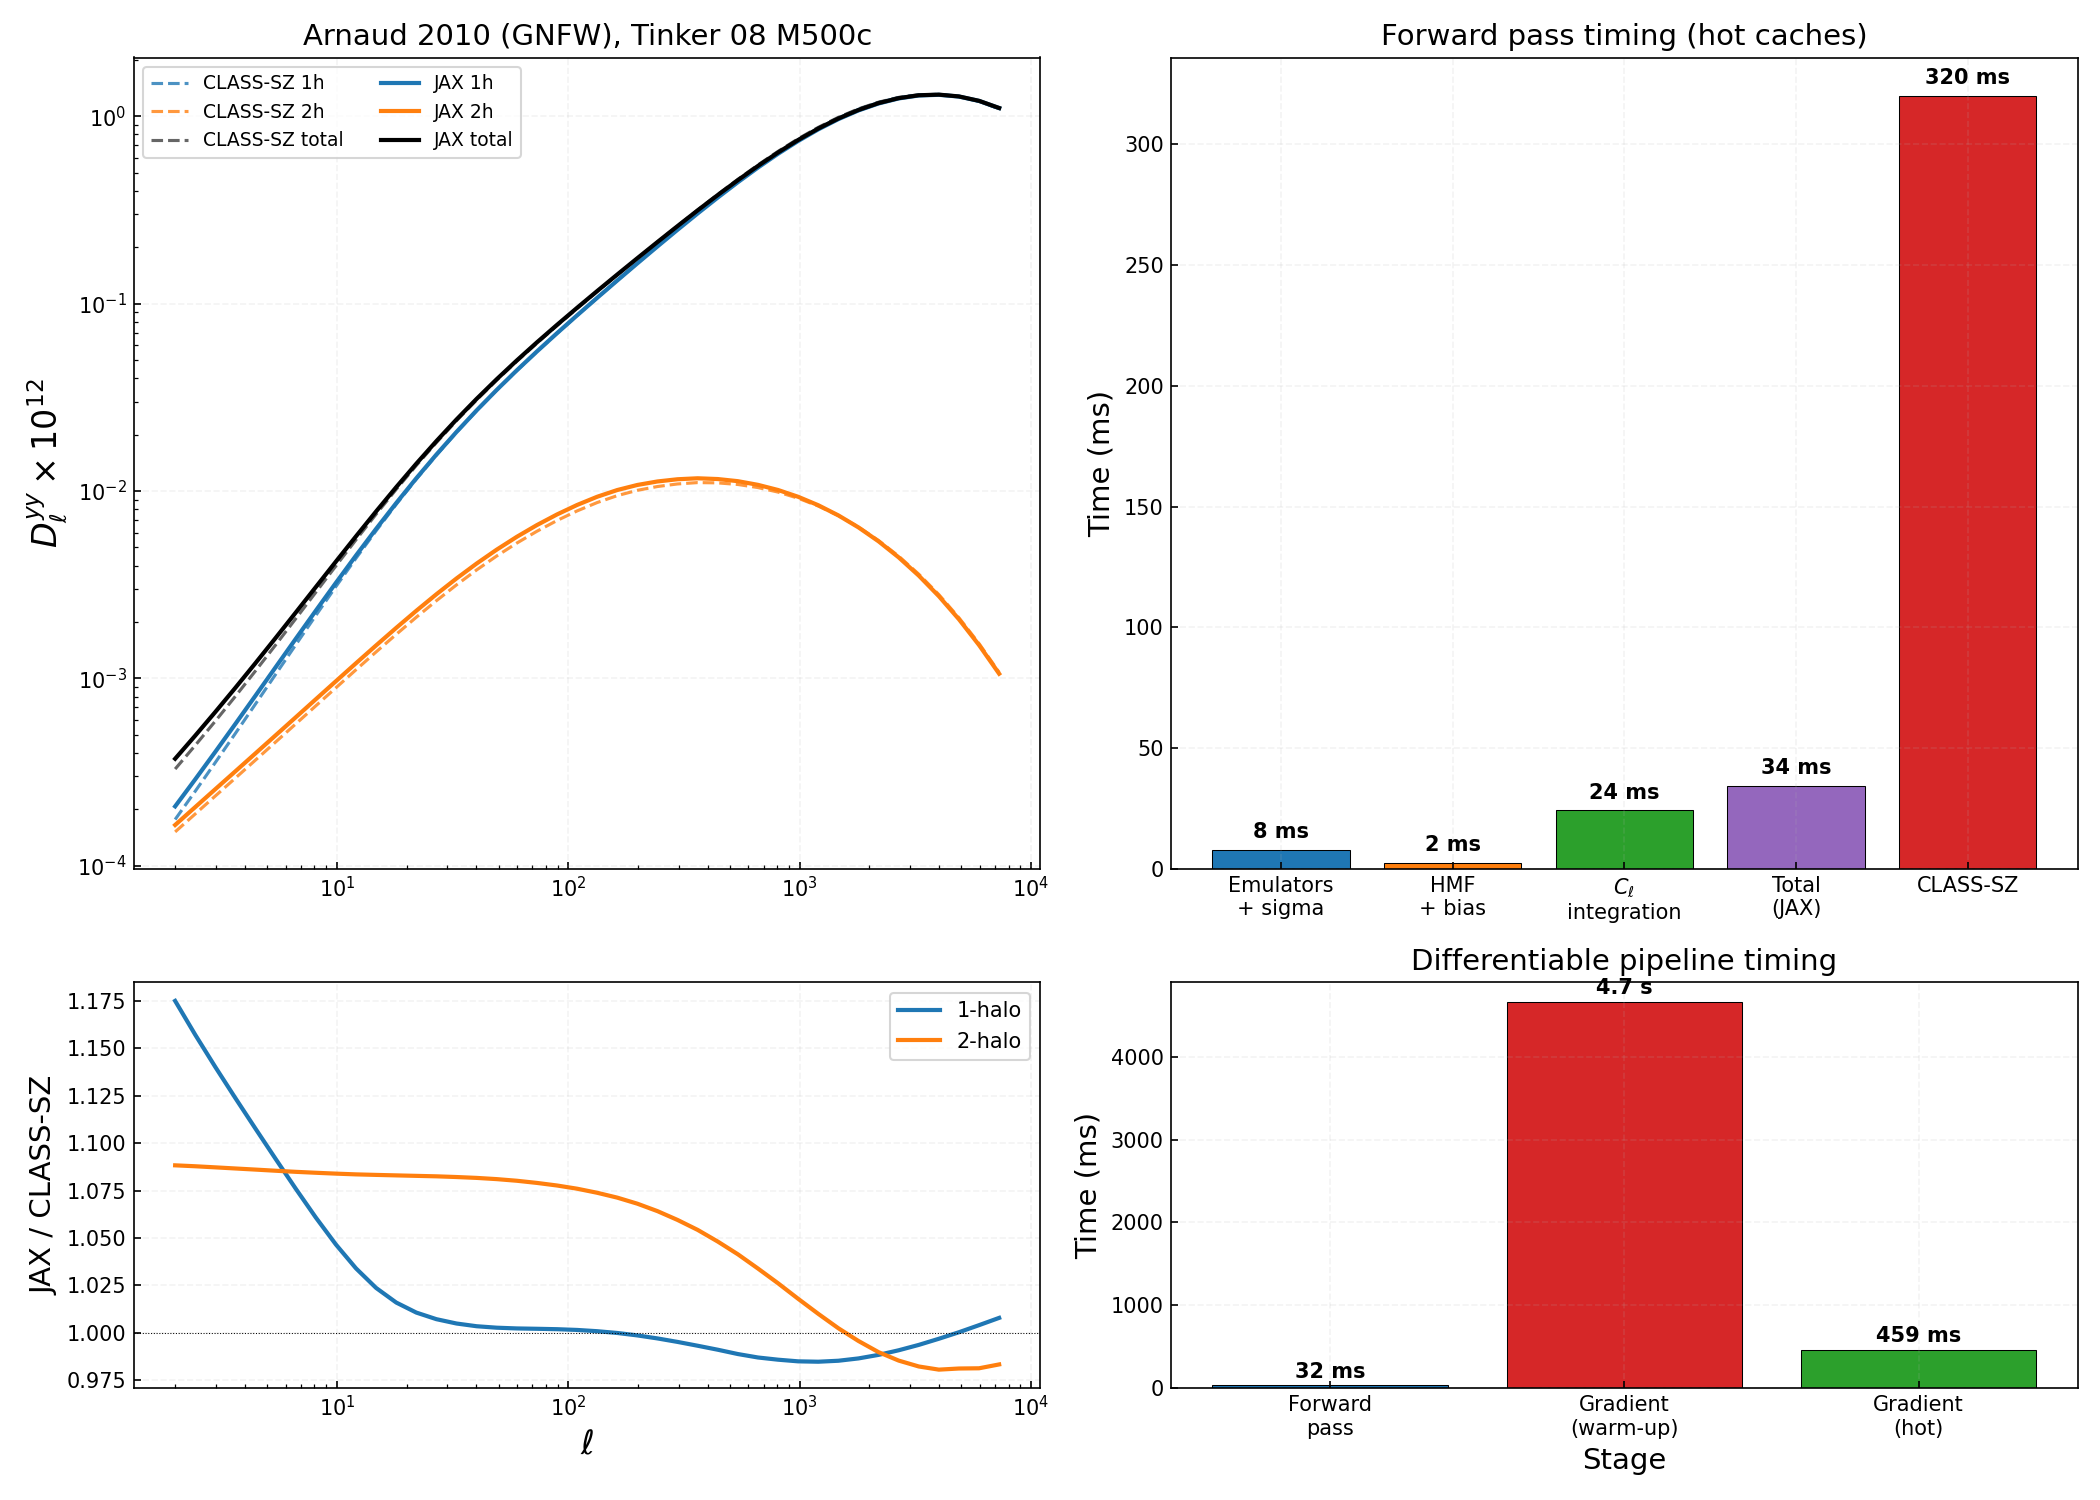

The script that saved this image:
"""
Benchmark: JAX differentiable pipeline vs CLASS-SZ + timing profile.

1. Run CLASS-SZ (GNFW / A10, T08M500c) as ground truth
2. Run our JAX pipeline (old API + new differentiable API)
3. Profile each stage: emulators → sigma → HMF → C_ell → grad
4. Plot comparison + ratios

Run:  python notebooks/benchmark_cl_yy.py
"""
import warnings; warnings.filterwarnings('ignore')
import os; os.environ["JAX_PLATFORM_NAME"] = "cpu"
import time

import numpy as np
import jax; jax.config.update("jax_enable_x64", True)
import jax.numpy as jnp

import matplotlib
matplotlib.use("Agg")
import matplotlib.pyplot as plt

# ── Cosmology (same as step5) ────────────────────────────────────────

cosmo_dict = {
    'omega_b': 0.02, 'omega_cdm': 0.12, 'H0': 80.,
    'tau_reio': 0.0561, 'ln10^{10}A_s': 3.047, 'n_s': 0.9665,
}
h = cosmo_dict['H0'] / 100.0

z_min, z_max = 0.005, 2.0
M_min_h, M_max_h = 5e10, 3.5e15   # M_sun/h
m_min = M_min_h / h
m_max = M_max_h / h

# =====================================================================
# 1. CLASS-SZ reference
# =====================================================================
print("=" * 65)
print("1. CLASS-SZ (GNFW / A10, T08M500c, fast mode)")
print("=" * 65)

from classy_sz import Class as Class_sz

t0 = time.perf_counter()
csz = Class_sz()
csz.set(cosmo_dict)
csz.set({
    'output': 'tSZ_tSZ_1h,tSZ_tSZ_2h',
    'skip_input': 0, 'cosmo_model': 0,
    'ell_min': 2, 'ell_max': 8000,
    'dell': 0., 'dlogell': 0.2,
    'z_min': z_min, 'z_max': z_max,
    'M_min': M_min_h, 'M_max': M_max_h,
    'mass_function': 'T08M500c',
    'pressure_profile': 'GNFW',
    'P0GNFW': 8.130, 'c500': 1.156,
    'gammaGNFW': 0.3292, 'alphaGNFW': 1.0620, 'betaGNFW': 5.4807,
    'B': 1.0,
    'no_spline_in_tinker': 1,
    'HMF_prescription_NCDM': 1,
    'use_resnet_pkl': 0,
    'x_outSZ': 4.,
    'use_fft_for_profiles_transform': 1,
    'N_samp_fftw': 1024,
    'x_min_gas_pressure_fftw': 1e-4,
    'x_max_gas_pressure_fftw': 1e6,
    'n_m_pressure_profile': 100,
    'n_z_pressure_profile': 100,
    'ndim_redshifts': 150,
    'redshift_epsabs': 1e-40, 'redshift_epsrel': 1e-4,
    'mass_epsabs': 1e-40, 'mass_epsrel': 1e-4,
})
csz.initialize_classy_szfast()
t_csz = time.perf_counter() - t0

ell_csz = np.asarray(csz.cl_sz()['ell'])
dl_1h_csz = np.asarray(csz.cl_sz()['1h'])
dl_2h_csz = np.asarray(csz.cl_sz()['2h'])
csz.struct_cleanup()

print(f"  Total:     {t_csz*1e3:.0f} ms")
print(f"  n_ell:     {len(ell_csz)}")


# =====================================================================
# 2. JAX pipeline — stage-by-stage timing
# =====================================================================
print("\n" + "=" * 65)
print("2. JAX pipeline — stage-by-stage profiling")
print("=" * 65)

from classy_szfast.cosmology import build as build_cosmo_grids
from classy_szfast.hmf import build_halo_grids
from classy_szfast.power_spectrum import cl_yy_1h_2h

ell_jax = jnp.array(ell_csz)
z_grid = jnp.geomspace(z_min, z_max, 150)

# --- Warm-up run (JIT compilation, emulator loading) ---
print("\n  Warm-up run (includes JIT + emulator load)...")
t0 = time.perf_counter()
cg = build_cosmo_grids(cosmo_dict, z_grid=z_grid)
hg = build_halo_grids(cg, cosmo_dict, delta_crit=500.0,
                       m_min=m_min, m_max=m_max, n_m=300)
cl_1h, cl_2h = cl_yy_1h_2h(ell_jax, cg, hg, cosmo_dict, profile='arnaud10')
# Force computation
cl_1h.block_until_ready(); cl_2h.block_until_ready()
t_warmup = time.perf_counter() - t0
print(f"  Warm-up:   {t_warmup*1e3:.0f} ms")

# --- Timed run (hot caches) ---
print("\n  Timed run (hot caches)...")

t0 = time.perf_counter()
cg = build_cosmo_grids(cosmo_dict, z_grid=z_grid)
cg.pk.block_until_ready()
t_emu = time.perf_counter() - t0

t0 = time.perf_counter()
hg = build_halo_grids(cg, cosmo_dict, delta_crit=500.0,
                       m_min=m_min, m_max=m_max, n_m=300)
hg.dndlnm.block_until_ready()
t_hmf = time.perf_counter() - t0

t0 = time.perf_counter()
cl_1h, cl_2h = cl_yy_1h_2h(ell_jax, cg, hg, cosmo_dict, profile='arnaud10')
cl_1h.block_until_ready(); cl_2h.block_until_ready()
t_cl = time.perf_counter() - t0

t_total = t_emu + t_hmf + t_cl

print(f"  Emulators + sigma:  {t_emu*1e3:7.1f} ms")
print(f"  HMF + bias:         {t_hmf*1e3:7.1f} ms")
print(f"  C_ell integration:  {t_cl*1e3:7.1f} ms")
print(f"  ─────────────────────────────")
print(f"  Total (hot):        {t_total*1e3:7.1f} ms")
print(f"  CLASS-SZ:           {t_csz*1e3:7.0f} ms")
print(f"  Speedup:            {t_csz/t_total:7.1f}x")


# =====================================================================
# 3. Differentiable API — forward + gradient timing
# =====================================================================
print("\n" + "=" * 65)
print("3. Differentiable API — forward + gradient timing")
print("=" * 65)

from classy_szfast.differentiable import (
    CosmoParams, ProfileParamsA10, cl_yy_from_params,
)

cosmo_nt = CosmoParams(
    omega_b=0.02, omega_cdm=0.12, H0=80.,
    tau_reio=0.0561, ln10_10_As=3.047, n_s=0.9665,
)
profile_nt = ProfileParamsA10()

# Forward pass
t0 = time.perf_counter()
cl_1h_d, cl_2h_d = cl_yy_from_params(
    ell_jax, cosmo_nt, profile_params=profile_nt,
    profile='arnaud10', delta_crit=500.0,
    n_z=150, m_min=m_min, m_max=m_max, n_m=300,
)
cl_1h_d.block_until_ready(); cl_2h_d.block_until_ready()
t_fwd = time.perf_counter() - t0
print(f"  Forward (cl_yy_from_params): {t_fwd*1e3:.0f} ms")

# Check differentiable API matches manual pipeline
dl_fac = ell_jax * (ell_jax + 1) / (2 * jnp.pi) * 1e12
dl_1h_jax = np.array(dl_fac * cl_1h)
dl_2h_jax = np.array(dl_fac * cl_2h)
dl_1h_diff = np.array(dl_fac * cl_1h_d)
dl_2h_diff = np.array(dl_fac * cl_2h_d)

r_check = np.max(np.abs(dl_1h_diff / dl_1h_jax - 1))
print(f"  Differentiable vs manual:    max|ratio-1| = {r_check:.2e}")

# Gradient timing
def loss(c):
    cl1, cl2 = cl_yy_from_params(
        ell_jax, c, profile_params=profile_nt,
        profile='arnaud10', delta_crit=500.0,
        n_z=150, m_min=m_min, m_max=m_max, n_m=300,
    )
    return jnp.sum(cl1 + cl2)

# Warm up grad
print("\n  Gradient warm-up ...")
t0 = time.perf_counter()
g_warmup = jax.grad(loss)(cosmo_nt)
_ = g_warmup.omega_b.block_until_ready()
t_grad_warmup = time.perf_counter() - t0
print(f"  Grad warm-up:   {t_grad_warmup:.1f} s")

# Timed grad
t0 = time.perf_counter()
grads = jax.grad(loss)(cosmo_nt)
_ = grads.omega_b.block_until_ready()
t_grad = time.perf_counter() - t0
print(f"  Grad (hot):     {t_grad:.1f} s")

print(f"\n  Gradient values:")
for name, g in grads._asdict().items():
    print(f"    d(loss)/d({name:>14s}) = {float(g):+.4e}")


# =====================================================================
# 4. Comparison: JAX vs CLASS-SZ
# =====================================================================
print("\n" + "=" * 65)
print("4. Accuracy: JAX / CLASS-SZ ratios")
print("=" * 65)

r1h = dl_1h_jax / dl_1h_csz
r2h = dl_2h_jax / dl_2h_csz

print(f"  1h: mean={r1h.mean():.4f}  min={r1h.min():.4f}  max={r1h.max():.4f}")
print(f"  2h: mean={r2h.mean():.4f}  min={r2h.min():.4f}  max={r2h.max():.4f}")

print(f"\n  {'ell':>6}  {'JAX 1h':>11}  {'CSZ 1h':>11}  {'ratio':>7}"
      f"  {'JAX 2h':>11}  {'CSZ 2h':>11}  {'ratio':>7}")
for i in range(0, len(ell_csz), max(1, len(ell_csz) // 12)):
    e = float(ell_csz[i])
    print(f"  {e:6.0f}  {dl_1h_jax[i]:11.4e}  {dl_1h_csz[i]:11.4e}  {r1h[i]:7.4f}"
          f"  {dl_2h_jax[i]:11.4e}  {dl_2h_csz[i]:11.4e}  {r2h[i]:7.4f}")


# =====================================================================
# 5. Plot
# =====================================================================
print("\n" + "=" * 65)
print("5. Plotting")
print("=" * 65)

fig, axes = plt.subplots(2, 2, figsize=(14, 10),
                          gridspec_kw={'height_ratios': [2, 1]})

# ── Top-left: D_ell spectra ──────────────────────────────────────────
ax = axes[0, 0]
ax.loglog(ell_csz, dl_1h_csz, 'C0--', lw=1.5, label='CLASS-SZ 1h', alpha=0.8)
ax.loglog(ell_csz, dl_2h_csz, 'C1--', lw=1.5, label='CLASS-SZ 2h', alpha=0.8)
ax.loglog(ell_csz, dl_1h_csz + dl_2h_csz, 'k--', lw=1.5, label='CLASS-SZ total', alpha=0.6)
ax.loglog(ell_csz, dl_1h_jax, 'C0-', lw=2, label='JAX 1h')
ax.loglog(ell_csz, dl_2h_jax, 'C1-', lw=2, label='JAX 2h')
ax.loglog(ell_csz, dl_1h_jax + dl_2h_jax, 'k-', lw=2, label='JAX total')
ax.set_ylabel(r"$D_\ell^{yy} \times 10^{12}$", fontsize=16)
ax.set_title("Arnaud 2010 (GNFW), Tinker 08 M500c", fontsize=14)
ax.legend(fontsize=9, ncol=2)

# ── Bottom-left: ratio ───────────────────────────────────────────────
ax = axes[1, 0]
ax.semilogx(ell_csz, r1h, 'C0-', lw=2, label='1-halo')
ax.semilogx(ell_csz, r2h, 'C1-', lw=2, label='2-halo')
ax.axhline(1.0, color='k', ls=':', lw=0.5)
ax.set_xlabel(r"$\ell$", fontsize=16)
ax.set_ylabel("JAX / CLASS-SZ", fontsize=14)
ax.legend(fontsize=10)

# ── Top-right: timing bar chart ──────────────────────────────────────
ax = axes[0, 1]
stages = ['Emulators\n+ sigma', 'HMF\n+ bias', r'$C_\ell$'+'\nintegration', 'Total\n(JAX)', 'CLASS-SZ']
times_ms = [t_emu*1e3, t_hmf*1e3, t_cl*1e3, t_total*1e3, t_csz*1e3]
colors = ['C0', 'C1', 'C2', 'C4', 'C3']
bars = ax.bar(stages, times_ms, color=colors, edgecolor='k', lw=0.5)
for bar, t in zip(bars, times_ms):
    ax.text(bar.get_x() + bar.get_width()/2, bar.get_height() + max(times_ms)*0.01,
            f'{t:.0f} ms', ha='center', va='bottom', fontsize=10, fontweight='bold')
ax.set_ylabel("Time (ms)", fontsize=14)
ax.set_title("Forward pass timing (hot caches)", fontsize=14)

# ── Bottom-right: gradient timing ────────────────────────────────────
ax = axes[1, 1]
grad_stages = ['Forward\npass', 'Gradient\n(warm-up)', 'Gradient\n(hot)']
grad_times = [t_fwd*1e3, t_grad_warmup*1e3, t_grad*1e3]
grad_colors = ['C0', 'C3', 'C2']
bars = ax.bar(grad_stages, grad_times, color=grad_colors, edgecolor='k', lw=0.5)
for bar, t in zip(bars, grad_times):
    label = f'{t:.0f} ms' if t < 1000 else f'{t/1e3:.1f} s'
    ax.text(bar.get_x() + bar.get_width()/2, bar.get_height() + max(grad_times)*0.01,
            label, ha='center', va='bottom', fontsize=10, fontweight='bold')
ax.set_ylabel("Time (ms)", fontsize=14)
ax.set_title("Differentiable pipeline timing", fontsize=14)
ax.set_xlabel("Stage", fontsize=14)

for ax in axes.flat:
    ax.tick_params(direction='in', which='both')
    ax.grid(alpha=0.15, ls='--')

plt.tight_layout()
outpath = os.path.join(os.path.dirname(__file__) or '.', 'benchmark_cl_yy.png')
plt.savefig(outpath, dpi=150)
print(f"  Plot saved: {outpath}")

print("\n" + "=" * 65)
print("Done.")
print("=" * 65)
